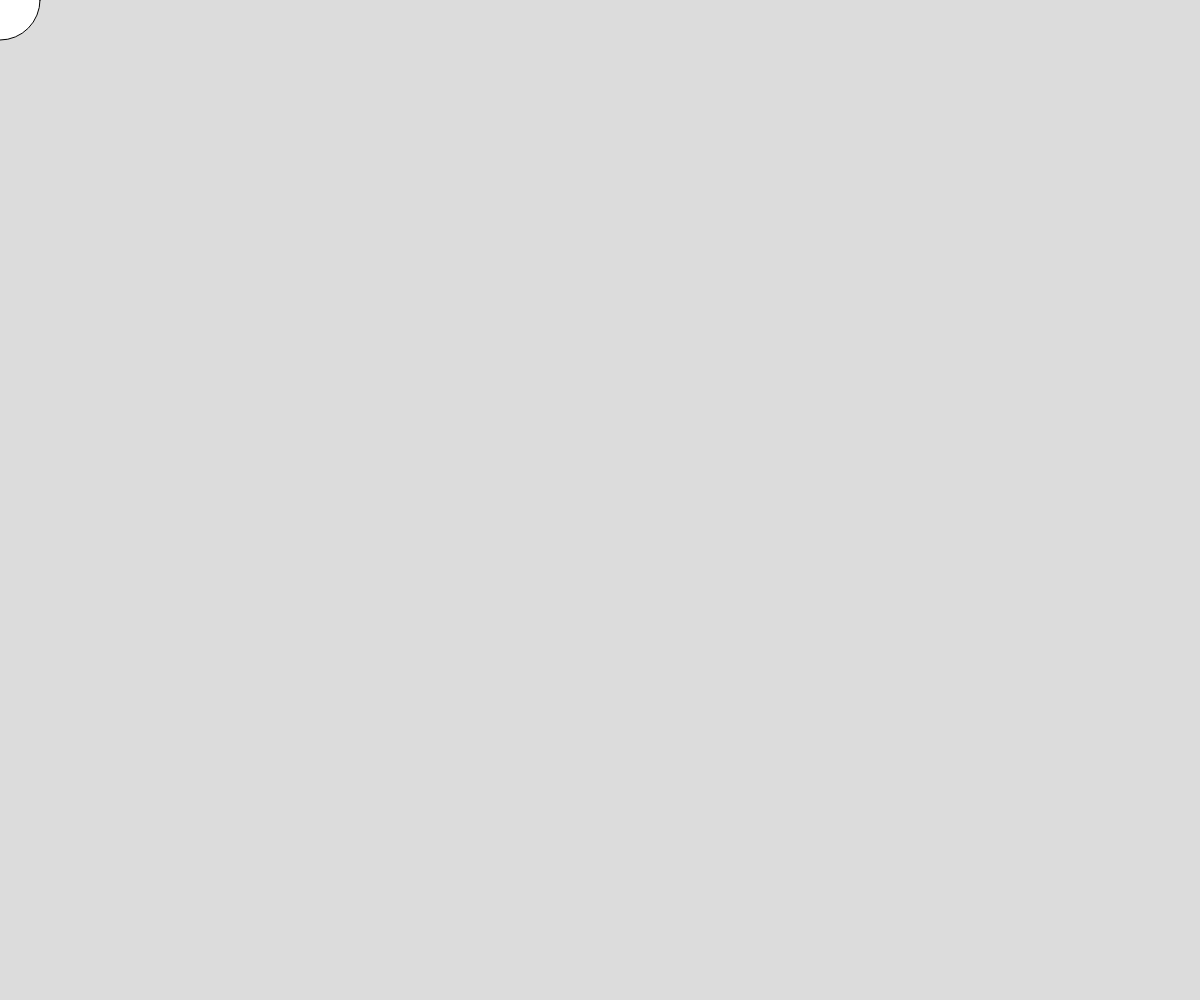
Frame 1 (no input)
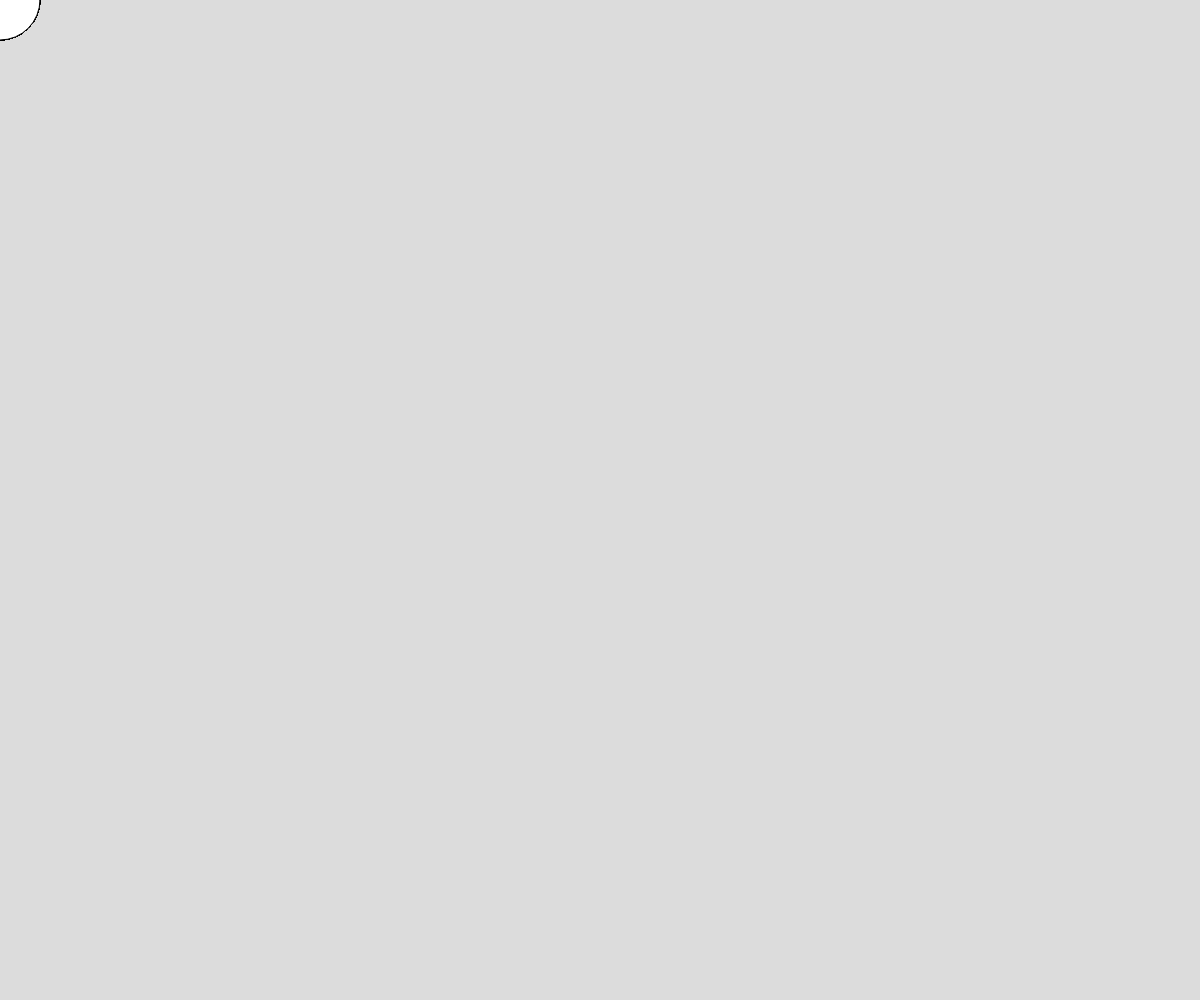
Frame 60 (no input)
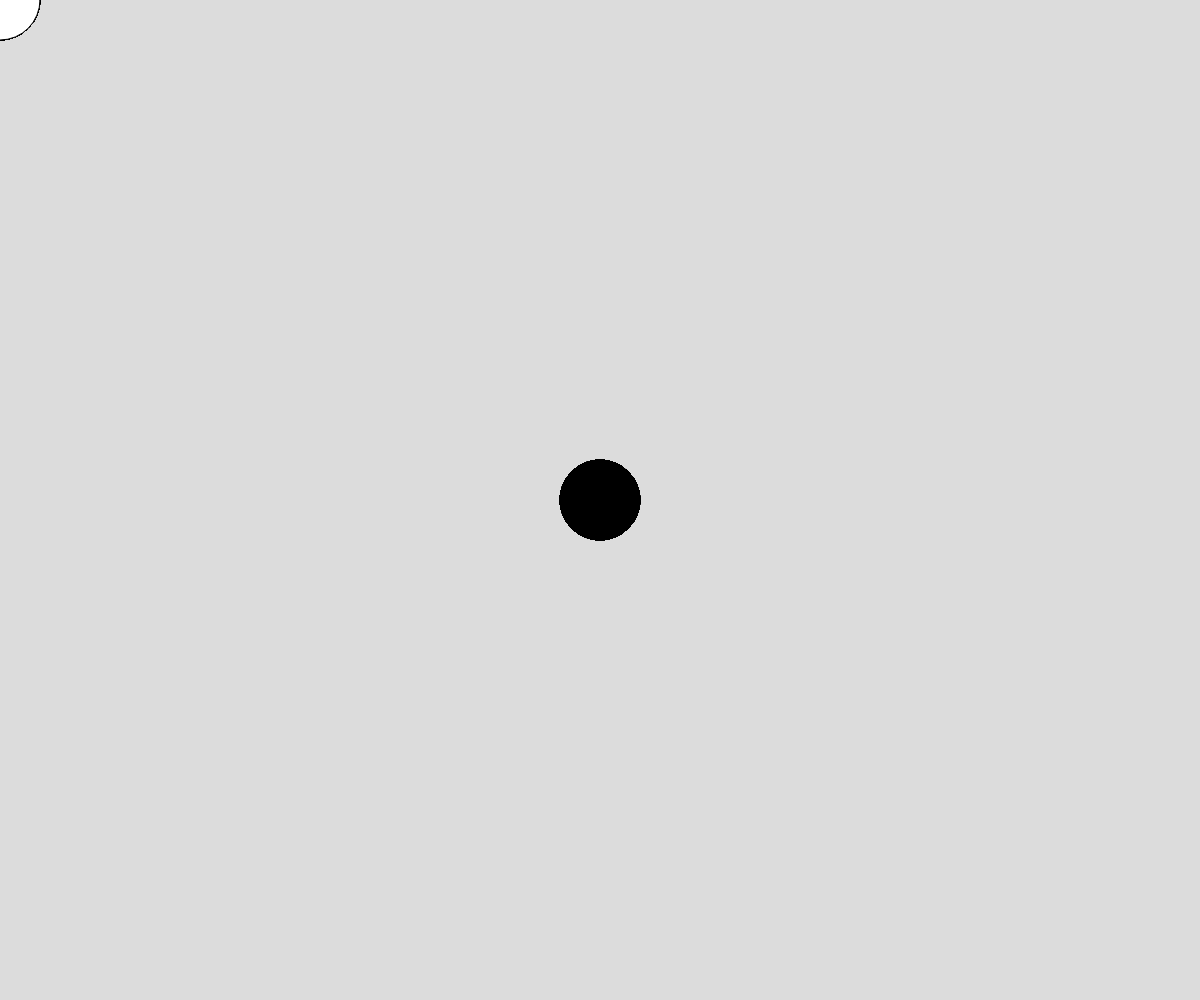
Frame 120 (the mouse pressed at the canvas centre since frame 60)

The p5.js sketch that drew these frames (run headless with seeded random() and noise() and a simulated clock; from frame 60 on, the mouse is pressed at the canvas centre):

// p5.js sketch
// ── sketch.js
function setup() {
  createCanvas(windowWidth, windowHeight);
  // Color setup
  background(220);
}

function draw() {
  // Your animation logic here
  if (mouseIsPressed) {
    fill(0);
  } else {
    fill(255);
  }
  ellipse(mouseX, mouseY, 80, 80);
}

function windowResized() {
  resizeCanvas(windowWidth, windowHeight);
}
